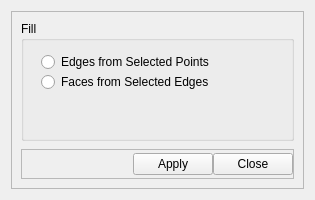
<?xml version="1.0" encoding="UTF-8"?>
<ui version="4.0">
 <class>FGEFillSelectedVEFForm</class>
 <widget class="QWidget" name="FGEFillSelectedVEFForm">
  <property name="geometry">
   <rect>
    <x>0</x>
    <y>0</y>
    <width>315</width>
    <height>200</height>
   </rect>
  </property>
  <property name="windowTitle">
   <string>Form</string>
  </property>
  <layout class="QGridLayout" name="gridLayout_2">
   <item row="0" column="0">
    <widget class="QFrame" name="ds_frame">
     <property name="styleSheet">
      <string notr="true"/>
     </property>
     <property name="frameShape">
      <enum>QFrame::StyledPanel</enum>
     </property>
     <property name="frameShadow">
      <enum>QFrame::Raised</enum>
     </property>
     <layout class="QGridLayout" name="gridLayout">
      <property name="leftMargin">
       <number>9</number>
      </property>
      <property name="topMargin">
       <number>9</number>
      </property>
      <property name="rightMargin">
       <number>9</number>
      </property>
      <property name="bottomMargin">
       <number>9</number>
      </property>
      <property name="spacing">
       <number>6</number>
      </property>
      <item row="1" column="0">
       <spacer name="ds_verticalSpacer">
        <property name="orientation">
         <enum>Qt::Vertical</enum>
        </property>
        <property name="sizeHint" stdset="0">
         <size>
          <width>20</width>
          <height>19</height>
         </size>
        </property>
       </spacer>
      </item>
      <item row="2" column="0">
       <widget class="QFrame" name="ds_frame_2">
        <property name="minimumSize">
         <size>
          <width>0</width>
          <height>30</height>
         </size>
        </property>
        <property name="maximumSize">
         <size>
          <width>16777215</width>
          <height>30</height>
         </size>
        </property>
        <property name="frameShape">
         <enum>QFrame::StyledPanel</enum>
        </property>
        <property name="frameShadow">
         <enum>QFrame::Raised</enum>
        </property>
        <layout class="QHBoxLayout" name="horizontalLayout">
         <property name="spacing">
          <number>0</number>
         </property>
         <property name="leftMargin">
          <number>0</number>
         </property>
         <property name="topMargin">
          <number>0</number>
         </property>
         <property name="rightMargin">
          <number>0</number>
         </property>
         <property name="bottomMargin">
          <number>0</number>
         </property>
         <item>
          <spacer name="ds_horizontalSpacer">
           <property name="orientation">
            <enum>Qt::Horizontal</enum>
           </property>
           <property name="sizeHint" stdset="0">
            <size>
             <width>129</width>
             <height>20</height>
            </size>
           </property>
          </spacer>
         </item>
         <item>
          <widget class="QPushButton" name="ds_apply_fill_pushButton">
           <property name="text">
            <string>Apply</string>
           </property>
          </widget>
         </item>
         <item>
          <widget class="QPushButton" name="ds_close_fill_pushButton">
           <property name="text">
            <string>Close</string>
           </property>
          </widget>
         </item>
        </layout>
       </widget>
      </item>
      <item row="0" column="0">
       <widget class="QGroupBox" name="ds_groupBox">
        <property name="minimumSize">
         <size>
          <width>0</width>
          <height>120</height>
         </size>
        </property>
        <property name="title">
         <string>Fill</string>
        </property>
        <widget class="QRadioButton" name="radioButton_1">
         <property name="geometry">
          <rect>
           <x>20</x>
           <y>50</y>
           <width>241</width>
           <height>22</height>
          </rect>
         </property>
         <property name="text">
          <string>Faces from Selected Edges</string>
         </property>
        </widget>
        <widget class="QRadioButton" name="radioButton_2">
         <property name="geometry">
          <rect>
           <x>20</x>
           <y>30</y>
           <width>241</width>
           <height>22</height>
          </rect>
         </property>
         <property name="text">
          <string>Edges from Selected Points</string>
         </property>
        </widget>
       </widget>
      </item>
     </layout>
    </widget>
   </item>
  </layout>
 </widget>
 <resources/>
 <connections/>
</ui>
